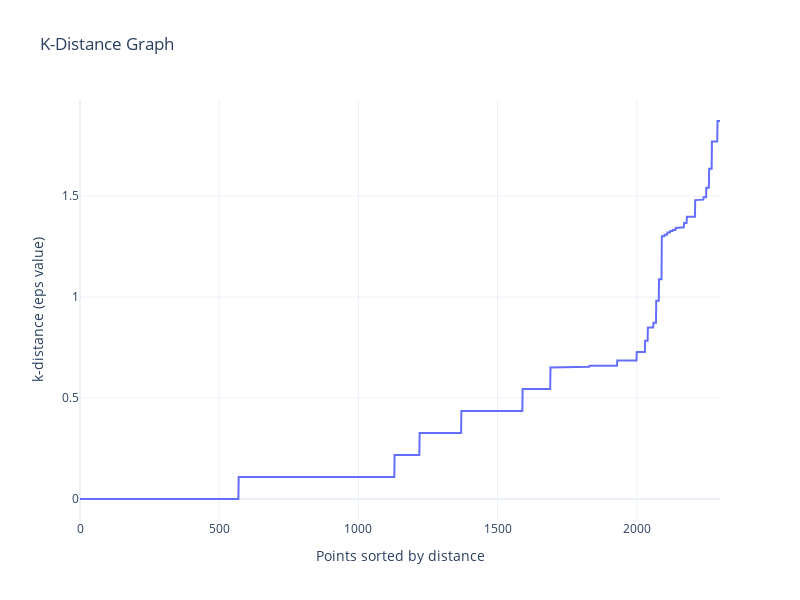

This figure's notebook cell:
### Code cell
# The distance to the furthest neighbor (min_samples-th nearest) for each point
k_dist = distances[:, min_samples-1]

# Sort distances
k_dist_sorted = np.sort(k_dist)

# 3. Plotting the k-distance graph
plt.figure(figsize=(8, 6))
plt.plot(k_dist_sorted)
plt.title('K-Distance Graph')
plt.xlabel('Points sorted by distance')
plt.ylabel('k-distance (eps value)')
plt.grid(True)
plt.show()

# Create a Plotly figure
fig = go.Figure()

# Add a line trace
fig.add_trace(go.Scatter(
    y=k_dist_sorted,
    mode='lines',
    name='k-distance (eps value)'
))

# Update the layout
fig.update_layout(
    title='K-Distance Graph',
    xaxis_title='Points sorted by distance',
    yaxis_title='k-distance (eps value)',
    template='plotly_white',
    width=800,
    height=600
)

# Show the plot
fig.show()

### Figure 1 — Plotly figure (JSON) as saved in the notebook; plotly's stock layout.template omitted (floating-point values rounded to 4 significant figures; data arrays with more than 128 entries replaced by an {"elided": "..."} marker saying what was removed)
{"data": [{"mode": "lines", "name": "k-distance (eps value)", "type": "scatter", "y": {"elided": "2300 float values"}}], "layout": {"height": 600, "title": {"text": "K-Distance Graph"}, "width": 800, "xaxis": {"title": {"text": "Points sorted by distance"}}, "yaxis": {"title": {"text": "k-distance (eps value)"}}}}
